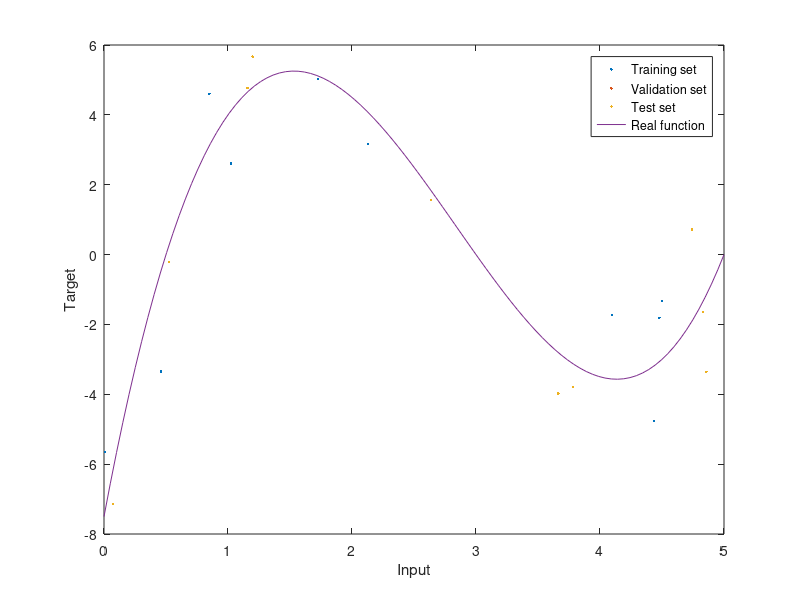

The MATLAB script that drew this image: (Note: this script raises an error after producing the figure.)
% Bias-Variance Tradeoff

% Do deal with the Bias-Variance dilemma we use a set of techniques able to
% take into account the bias / variance tradeoff without having the
% necessity to know the real model.

% First we generate a new dataset

n_tot = 40;
eps = 2;
func = @(x)((0.5 - x) .* (5 - x) .* (x -3));

x = 5 * rand(n_tot,1);
y = func(x) + eps * randn(n_tot, 1);

% We divide the dataset into:
% 
% - Training set: the data we will use to learn the model parameters 
% - Validation set: the data we will use to select the model
% - Training set: the data we will use to test the performance of our model

n_train = 20;
n_valid = 10;
n_test = 10;

x_train = x(1:n_train);
y_train = y(1:n_train);

x_valid = x(1:n_valid);
y_valid = y(1:n_valid);

x_test = x(1:n_test);
y_test = y(1:n_test);

figure();
plot(x_train, y_train, '.');
hold on;
plot(x_test, y_test, '.');
plot(x_valid, y_valid, '.');
plot(linspace(0,5,100), func(linspace(0,5,100)));
ylabel('Target');
xlabel('Input');
legend({'Training set' 'Validation set' 'Test set' 'Real function'});

% Here we are not required to shuffle the data since we generate the input
% at random, but in general it is a good practice to randomly rearrange the
% data before splitting, since some ordering might be induced by those who
% provided you the data.

% Hypothesis space: y = f(x,w) = SUM_k(x^k*w)
% Loss measure: RSS
% Optimization method: LS method

% We want to select among polynomial models with order {0,...9}.

for order = 0:9
    lin_model{order+1} = fitlm(x_train, y_train, ['poly' num2str(order)]);
    MSE(order+1) = lin_model{order+1}.MSE;
end

figure();
plot(MSE);
title('Only training');
xlabel('Model parameters');
ylabel('MSE');

% We would choose the model with order 9 or on average the most complex one
% or the one with lowest bias and highest variance. We can see that this
% model does not equally perform on a test set.

for order = 0:9
    y_pred = predict(lin_model{order+1}, x_test);
    MSE_test(order+1) = mean((y_pred - y_test).^2);
end

figure();
plot(MSE);
hold on;
plot(MSE_test);
legend({'Training MSE' 'Test MSE'});
title('Training and test error');
xlabel('Model parameters');
ylabel('MSE');

% To deal with this problem we will consider a validation set and tune the 
% order o of the polynomial on that set:

for order = 0:9
     y_pred = predict(lin_model{order+1}, x_valid);
    MSE_valid(order+1) = mean((y_pred - y_valid).^2);
end

figure()
plot(MSE);
hold on;
plot(MSE_test);
plot(MSE_valid);
[y_min, x_min] = min(MSE_valid);
plot(x_min,y_min,'x');
legend({'Training MSE' 'Test MSE' 'Validation MSE'});
xlabel('Model parameters');
ylabel('MSE');

% However, the results of this procedure are strongly dependent on the 
% validation set we used. Moreover, we are not using some of the samples 
% during the training, which could improve the model accuracy. 
% To better exploit the available data, we could resort to the use of 
% crossvalidation. This way we have to join the Training and Validation set 
% and divide it in k equally long partitions and use sequentially k - 1 of 
% them as training set and the remaining one as validation set. 
% In the end we average the results obtained this way. 

% Considering k = 4 we have:

k_fold = 4;
x_cross = [x_train; x_valid];
y_cross = [y_train; y_valid];
n_cross = n_train + n_valid;

for order = 0:9
    MSE_cross(order+1) = 0;
    % Divide data
    for kk = 1:k_fold
        ind_valid = 1 + round(n_cross * (kk - 1) / k_fold ) : round(n_cross * kk / k_fold );

        x_valid = x_cross(ind_valid);
        y_valid = y_cross(ind_valid);
        x_train = x_cross; x_train(ind_valid) = [];
        y_train = y_cross; y_train(ind_valid) = [];

    % Fit model
    model = fitlm(x_train, y_train, ['poly' num2str(order)]);
    y_pred = predict(model, x_valid);
    MSE_cross(order+1) = MSE_cross(order+1) + mean((y_pred - y_valid).^2);
    end
    
    MSE_cross(order+1) = MSE_cross(order+1) / k_fold;
end
toc

figure()
h(1) = plot(MSE);
hold on;
h(2) = plot(MSE_test);
h(3) = plot(MSE_valid);
[y_min, x_min] = min(MSE_valid);
plot(x_min,y_min,'x');
h(4) = plot(MSE_cross);
[y_min, x_min] = min(MSE_cross);
plot(x_min,y_min,'x');
legend(h,{'Training MSE' 'Test MSE' 'Validation MSE' 'Crossvalidation MSE'},'location','northwest');
xlabel('Model parameters');
ylabel('MSE');